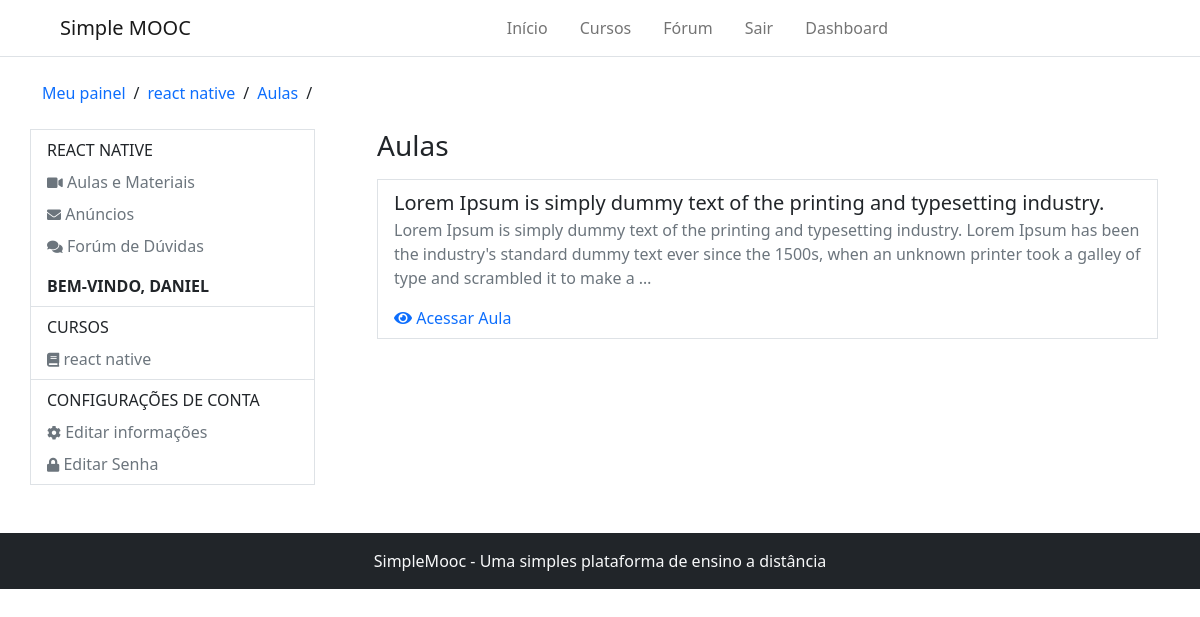
/accounts/react-native/aulas/ (signed in), run on an earlier commit of the app's database.
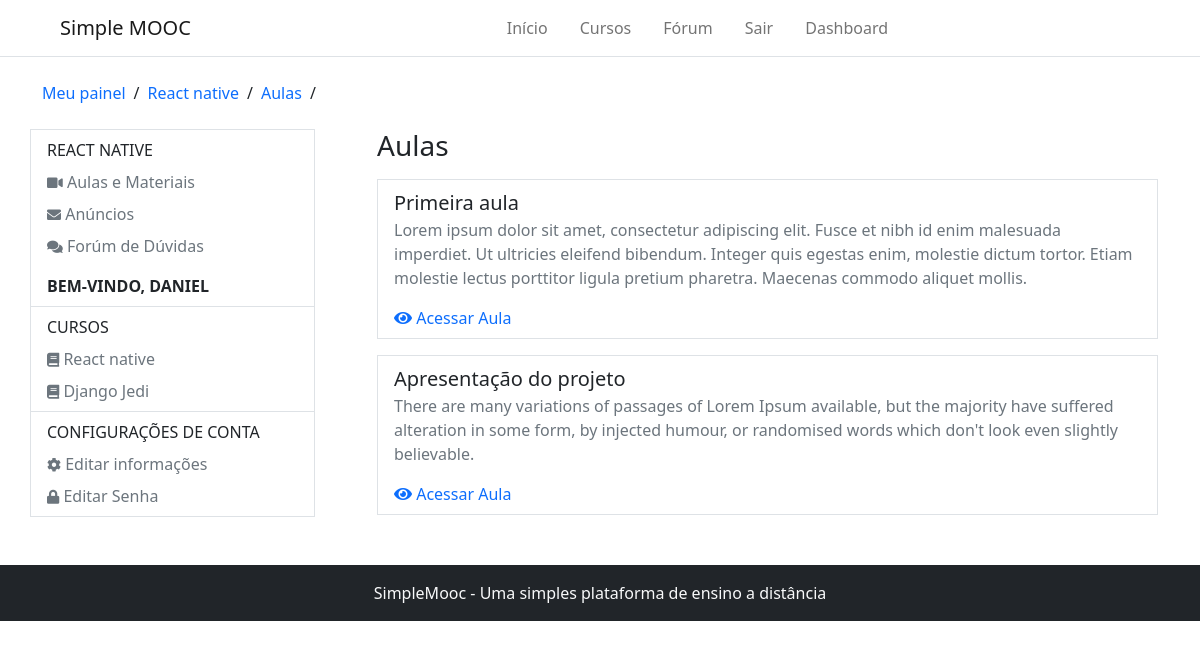
And on a later commit of the database.
### Courses/models.py (models this page shows, shortened)
class Course(models.Model):
    name_course = models.CharField(max_length=50, verbose_name='Nome do curso')
    slug_course = models.SlugField(verbose_name='Atalho', blank=True)
    description_course = models.CharField(max_length=255, verbose_name='Descrição do curso')
    about_course = models.TextField(verbose_name='Sobre o curso')
    image_course = models.ImageField(upload_to='course_img/%Y/%m/%d', verbose_name='Imagem', null=True, blank=True)
    created_at = models.DateTimeField(auto_now_add= True, verbose_name='Data de criação')
    update_at = models.DateTimeField(auto_now=True, verbose_name='Data de atualização')
    objects = CourseManager()
    def __str__(self):
        return self.name_course
    def release_lessons(self):
        today = timezone.now().date()
        return self.Lessons.filter(release_data__lte=today)
    def course_adverts_url(self):
        return reverse('course-adverts', args=[self.slug_course])
    class Meta:
        verbose_name = 'curso'
        verbose_name_plural = 'cursos'

class subscribe(models.Model):
    STATUS_CHOICES = (
        (0, 'Análise'),
        (1, 'Aprovado'),
        (2, 'Cancelado'),
    )
    user = models.ForeignKey(settings.AUTH_USER_MODEL, on_delete=models.CASCADE, verbose_name='Usuário')
    course = models.ForeignKey(Course, on_delete=models.CASCADE, verbose_name='Curso')
    status = models.IntegerField(choices=STATUS_CHOICES, default=0, blank=True, verbose_name='Situação')
    created_at = models.DateTimeField(auto_now_add=True, verbose_name='Criado em')
    update_at = models.DateTimeField(auto_now=True, verbose_name='Atualizado em')
    def is_approved(self):
        return self.status == 1
    class Meta:
        verbose_name = 'Inscrição'
        verbose_name_plural = 'Inscrições'
        unique_together = (('user', 'course'),)

class Lesson(models.Model):
    course = models.ForeignKey(Course, on_delete=models.CASCADE, verbose_name='Curso', related_name='Lessons')
    name = models.CharField(max_length=100, verbose_name='Título')
    description = models.TextField(verbose_name='Descrição')
    release_data = models.DateField('Data de liberação', blank=True, null=True)
    created_at = models.DateTimeField(auto_now_add=True, verbose_name='Criado em')
    update_at = models.DateTimeField(auto_now=True, verbose_name='Atualizado em')
    class Meta:
        verbose_name = 'Aula'
        verbose_name_plural = 'Aulas'

### Accounts/decorators.py (the view)
    def wrapper(request, *args, **kwargs):
        slug = kwargs.get('slug')
        course = get_object_or_404(Course, slug_course=slug)
        try:
            subscriber = get_object_or_404(subscribe, user=request.user, course=course)
        except:
            messages.error(request, 'Desculpe, mas você não tem permissão para acessar essa página')
            return redirect('dashboard')
        if not subscriber.is_approved():
            messages.error(request, 'A sua inscrição no curso ainda está pendente')
            return redirect('dashboard')
        request.course = course
        return detail_advert(request, *args, **kwargs)

### Accounts/models.py (called while the page is built)
    def __str__(self):
        return self.username

### Accounts/views.py (called while the page is built)
@login_required
@subscription_required
def lessons(request, slug):
    course = request.course
    return render(request, 'registration/lessons.html', {'course': course})

### Courses/templatetags/courses_tags.py (called while the page is built)
@register.inclusion_tag('partials/_my_courses.html')
def user_courses(user):
    registrations = subscribe.objects.order_by('-id').filter(user=user)
    return {'registrations': registrations}

### Accounts/templates/registration/lessons.html
{% extends 'registration/course_adverts.html' %}
{% block 'breadcrumbs' %}
    {{ block.super }}
    <li><a href="{{ course.course_adverts_url }}" class="text-decoration-none">Aulas</a></li>
    <li>/</li>
{% endblock %}
{% block 'dashboard-main' %}
    <h1 class="fs-3 mb-3">Aulas</h1>
    <div class="d-flex flex-column gap-3">
        {% for lesson in course.release_lessons %}
            <div class="border border-1 px-3 py-2">
                <a class="text-decoration-none fs-5 text-dark" href="#">{{ lesson.name }}</a>
                <p class="text-muted">{{ lesson.description|truncatewords:'40' }}</p>
                <a class="text-primary text-decoration-none" href="{% url 'detail-lesson' course.slug_course lesson.id %}">
                    <i class="fas fa-eye"></i> Acessar Aula
                </a>
            </div>
        {% endfor %}
    </div>
{% endblock %}

### Accounts/templates/registration/course_adverts.html (shortened to what this page needs)
{% extends 'registration/dashboard.html' %}
{% block 'breadcrumbs' %}
    {{ block.super }}
    <li><a href="{{ course.course_adverts_url }}" class="text-decoration-none">{{ course }}</a></li>
    <li>/</li>
{% endblock %}
{% block 'dashboard-aside' %}
    <ul class="nav flex-column px-3 py-2">
        <p class="mb-0 text-uppercase">{{ course }}</p>
        <li class="nav-item">
            <a class="nav-link px-0 link-secondary pb-0" href="{% url 'lessons' course.slug_course %}">
                <i class="fas fa-video" style="font-size: 14px"></i> Aulas e Materiais
            </a>
        </li>
        <li class="nav-item">
            <a class="nav-link px-0 link-secondary pb-0" href="{% url 'course-adverts' course.slug_course %}">
                <i class="fas fa-envelope" style="font-size: 14px"></i> Anúncios
            </a>
        </li>
        <li class="nav-item">
            <a class="nav-link px-0 link-secondary pb-0" href="{% url 'forum' %}">
                <i class="fas fa-comments" style="font-size: 14px"></i> Forúm de Dúvidas
            </a>
        </li>
    </ul>
    {{ block.super }}
{% endblock %}

### templates/partials/_my_courses.html
{% for subscribe in registrations %}
    <li class="nav-item">
        <a class="nav-link px-0 link-secondary pb-0" aria-current="page" href="{{ subscribe.course.course_user_url }}">
            <i class="fas fa-book" style="font-size: 14px"></i> {{ subscribe.course }}
        </a>
    </li>
{% empty %}
    <p class="text-muted">Você não está escrito em nenhum curso</p>
{% endfor %}

What changed in the data, as far as the page shows it:
removed Course: name_course "react native", name_course "REACT NATIVE"
removed subscribe: course "react native"
removed Lesson: name "Lorem Ipsum is simply dummy text of the printing and typesetting industry.", description "Lorem Ipsum is simply dummy text of the printing and typesetting industry. Lorem Ipsum has been the industry's standard dummy text ever since the 1500s, when an unknown printer took a galley of type and scrambled it to make a …"
added Course: name_course "React native", name_course "REACT NATIVE"
added subscribe: course "React native"
added subscribe: course "Django Jedi"
added Lesson: name "Primeira aula", description "Lorem ipsum dolor sit amet, consectetur adipiscing elit. Fusce et nibh id enim malesuada imperdiet. Ut ultricies eleifend bibendum. Integer quis egestas enim, molestie dictum tortor. Etiam molestie lectus porttitor ligula pretium pharetra. Maecenas commodo aliquet mollis."
added Lesson: name "Apresentação do projeto", description "There are many variations of passages of Lorem Ipsum available, but the majority have suffered alteration in some form, by injected humour, or randomised words which don't look even slightly believable."
